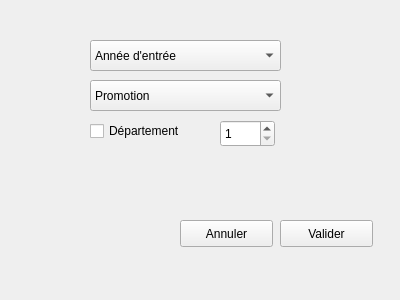
<?xml version="1.0" encoding="UTF-8"?>
<ui version="4.0">
 <class>RequeteEleve</class>
 <widget class="QWidget" name="RequeteEleve">
  <property name="geometry">
   <rect>
    <x>0</x>
    <y>0</y>
    <width>400</width>
    <height>300</height>
   </rect>
  </property>
  <property name="windowTitle">
   <string>Requêtes sur la table Eleve</string>
  </property>
  <widget class="QComboBox" name="anneeComboBox">
   <property name="geometry">
    <rect>
     <x>90</x>
     <y>40</y>
     <width>191</width>
     <height>31</height>
    </rect>
   </property>
   <item>
    <property name="text">
     <string>Année d'entrée</string>
    </property>
   </item>
   <item>
    <property name="text">
     <string>2009</string>
    </property>
   </item>
   <item>
    <property name="text">
     <string>2010</string>
    </property>
   </item>
   <item>
    <property name="text">
     <string>2011</string>
    </property>
   </item>
  </widget>
  <widget class="QCheckBox" name="departementCheckBox">
   <property name="geometry">
    <rect>
     <x>90</x>
     <y>120</y>
     <width>121</width>
     <height>22</height>
    </rect>
   </property>
   <property name="text">
    <string>Département</string>
   </property>
  </widget>
  <widget class="QPushButton" name="validerButton">
   <property name="geometry">
    <rect>
     <x>280</x>
     <y>220</y>
     <width>93</width>
     <height>27</height>
    </rect>
   </property>
   <property name="text">
    <string>Valider</string>
   </property>
  </widget>
  <widget class="QComboBox" name="promoComboBox">
   <property name="geometry">
    <rect>
     <x>90</x>
     <y>80</y>
     <width>191</width>
     <height>31</height>
    </rect>
   </property>
   <item>
    <property name="text">
     <string>Promotion</string>
    </property>
   </item>
   <item>
    <property name="text">
     <string>EI1PIP</string>
    </property>
   </item>
   <item>
    <property name="text">
     <string>EI3AMG</string>
    </property>
   </item>
   <item>
    <property name="text">
     <string>EI3ELE</string>
    </property>
   </item>
   <item>
    <property name="text">
     <string>EI3INF</string>
    </property>
   </item>
   <item>
    <property name="text">
     <string>EI3INI</string>
    </property>
   </item>
   <item>
    <property name="text">
     <string>EI3MEC</string>
    </property>
   </item>
   <item>
    <property name="text">
     <string>SL1MAI</string>
    </property>
   </item>
   <item>
    <property name="text">
     <string>SL1SCM</string>
    </property>
   </item>
  </widget>
  <widget class="QSpinBox" name="departementSpinBox">
   <property name="geometry">
    <rect>
     <x>220</x>
     <y>120</y>
     <width>55</width>
     <height>27</height>
    </rect>
   </property>
   <property name="minimum">
    <number>1</number>
   </property>
   <property name="maximum">
    <number>96</number>
   </property>
  </widget>
  <widget class="QLabel" name="resultatLabel">
   <property name="geometry">
    <rect>
     <x>80</x>
     <y>170</y>
     <width>261</width>
     <height>21</height>
    </rect>
   </property>
   <property name="text">
    <string/>
   </property>
  </widget>
  <widget class="QPushButton" name="annulerButton">
   <property name="geometry">
    <rect>
     <x>180</x>
     <y>220</y>
     <width>93</width>
     <height>27</height>
    </rect>
   </property>
   <property name="text">
    <string>Annuler</string>
   </property>
  </widget>
 </widget>
 <resources/>
 <connections/>
</ui>
